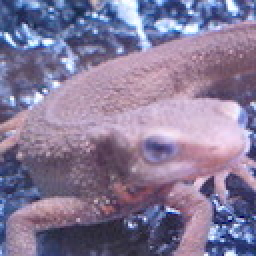
#> input picture Question_71_80/imori.jpg, 128 x 128 px, found by its file name (shown 2 times larger)
$ python prac_77.py
#> lines starting #> are read from the running program, lines starting #| are printed output that depends on the picture
import cv2
import numpy as np

# Read image
img = cv2.imread("Question_71_80\imori.jpg")
#> img is the input picture: shape (128, 128, 3); mean B, G, R 152.8, 121.8, 134.1
H,W,C = img.shape
#> H = 128; W = 128; C = 3
gray = cv2.cvtColor(img, cv2.COLOR_BGR2GRAY)
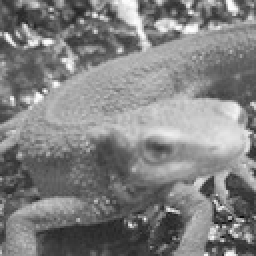
#> gray: shape (128, 128) (shown 2 times larger); min 11, max 254, mean 129
out = cv2.getGaborKernel(ksize=(111,111),sigma=10,theta=45,lambd=10,gamma=1.2,psi=0)
"""
パラメータ：
ksize:カーネルのサイズ
sigma:標準偏差
theta:平行線に対する法線の向き
lambd:正弦波因子の波長
gamma:空間アスペクト比
psi:位相オフセット
ktype: フィルタ係数の種類
"""

cv2.imshow('result', out)
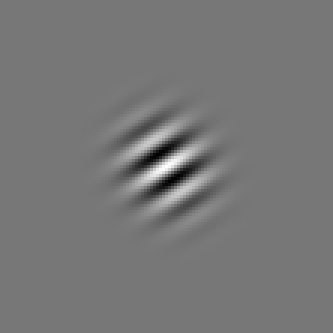
#> window 'result': shape (111, 111) float64 (shown 3 times larger); min -0.882, max 1, mean 1.14e-10; drawn with min black and max white
cv2.waitKey(0)
cv2.destroyAllWindows()
